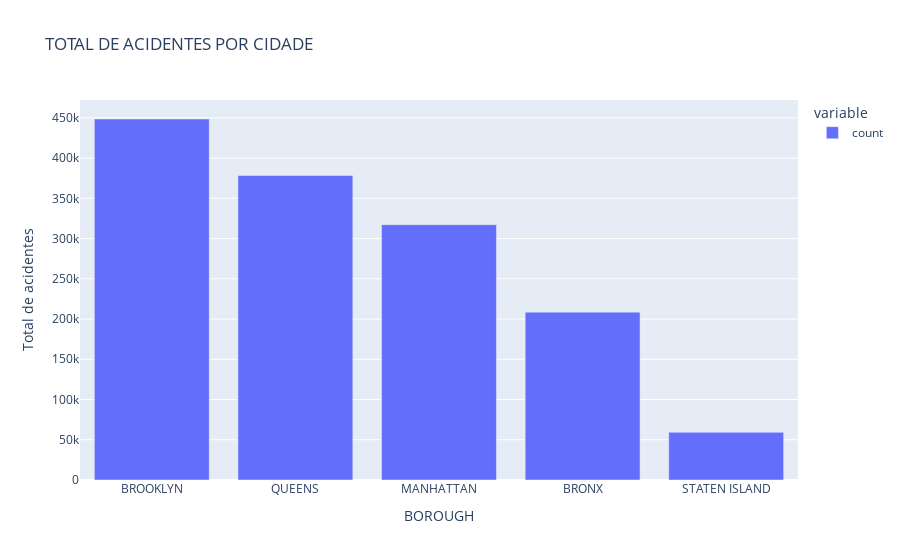

The notebook cell saved with this chart:
### Code cell
fig = px.bar(dados['BOROUGH'].value_counts(),
            title= 'TOTAL DE ACIDENTES POR CIDADE',
            orientation= 'v',
            labels= {"value" : 'Total de acidentes',
                    "index" : 'Cidades'
                    })
#fig.update_layout(yaxis_title_text = '')
fig.show()

### Figure 1 — Plotly figure (JSON) as saved in the notebook; plotly's stock layout.template omitted (floating-point values rounded to 4 significant figures)
{"data": [{"alignmentgroup": "True", "hovertemplate": "variable=count<br>BOROUGH=%{x}<br>Total de acidentes=%{y}<extra></extra>", "legendgroup": "count", "marker": {"color": "#636efa", "pattern": {"shape": ""}}, "name": "count", "offsetgroup": "count", "orientation": "v", "showlegend": true, "textposition": "auto", "type": "bar", "x": ["BROOKLYN", "QUEENS", "MANHATTAN", "BRONX", "STATEN ISLAND"], "xaxis": "x", "y": [448588, 378389, 317282, 208604, 59219], "yaxis": "y"}], "layout": {"barmode": "relative", "legend": {"title": {"text": "variable"}, "tracegroupgap": 0}, "title": {"text": "TOTAL DE ACIDENTES POR CIDADE"}, "xaxis": {"anchor": "y", "domain": [0, 1], "title": {"text": "BOROUGH"}}, "yaxis": {"anchor": "x", "domain": [0, 1], "title": {"text": "Total de acidentes"}}}}
